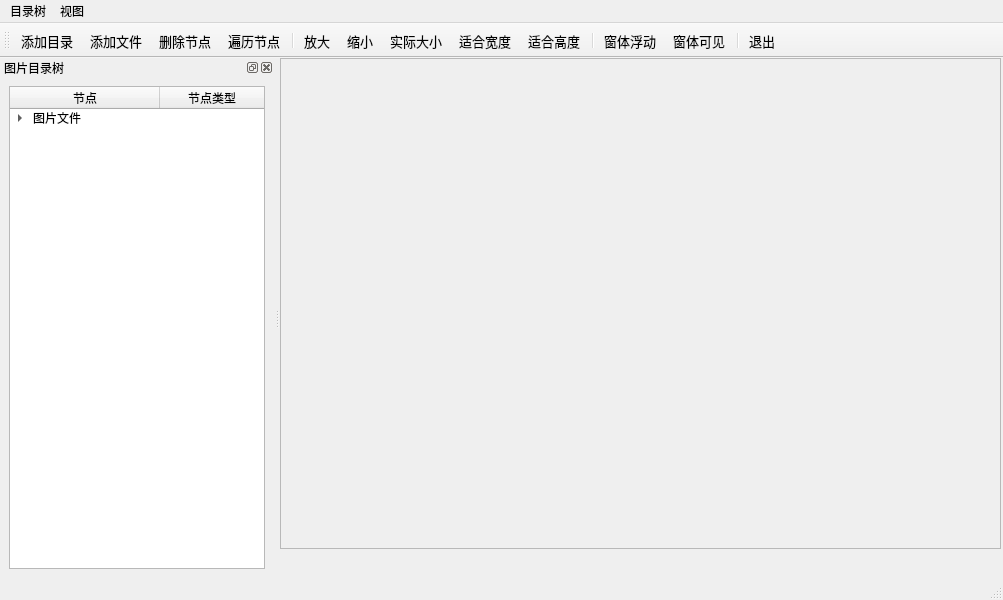
<?xml version="1.0" encoding="UTF-8"?>
<ui version="4.0">
 <class>MainWindow</class>
 <widget class="QMainWindow" name="MainWindow">
  <property name="geometry">
   <rect>
    <x>0</x>
    <y>0</y>
    <width>1003</width>
    <height>600</height>
   </rect>
  </property>
  <property name="windowTitle">
   <string>MainWindow</string>
  </property>
  <widget class="QWidget" name="centralwidget">
   <widget class="QScrollArea" name="scrollArea">
    <property name="geometry">
     <rect>
      <x>0</x>
      <y>0</y>
      <width>721</width>
      <height>491</height>
     </rect>
    </property>
    <property name="widgetResizable">
     <bool>true</bool>
    </property>
    <widget class="QWidget" name="scrollAreaWidgetContents">
     <property name="geometry">
      <rect>
       <x>0</x>
       <y>0</y>
       <width>719</width>
       <height>489</height>
      </rect>
     </property>
     <layout class="QHBoxLayout" name="horizontalLayout_2">
      <item>
       <widget class="QLabel" name="LabPicture">
        <property name="text">
         <string/>
        </property>
        <property name="alignment">
         <set>Qt::AlignCenter</set>
        </property>
       </widget>
      </item>
     </layout>
    </widget>
   </widget>
  </widget>
  <widget class="QMenuBar" name="menubar">
   <property name="geometry">
    <rect>
     <x>0</x>
     <y>0</y>
     <width>1003</width>
     <height>21</height>
    </rect>
   </property>
   <widget class="QMenu" name="menu">
    <property name="title">
     <string>目录树</string>
    </property>
    <addaction name="actTree_AddFolder"/>
    <addaction name="actTree_AddFiles"/>
    <addaction name="actTree_DeleteItem"/>
    <addaction name="actTree_ScanItems"/>
    <addaction name="separator"/>
    <addaction name="actClose"/>
   </widget>
   <widget class="QMenu" name="menu_2">
    <property name="title">
     <string>视图</string>
    </property>
    <addaction name="actZoomIn"/>
    <addaction name="actZoomOut"/>
    <addaction name="actZoomRealSize"/>
    <addaction name="separator"/>
    <addaction name="actZoomFitH"/>
    <addaction name="actZoomFitW"/>
   </widget>
   <addaction name="menu"/>
   <addaction name="menu_2"/>
  </widget>
  <widget class="QStatusBar" name="statusbar"/>
  <widget class="QToolBar" name="toolBar">
   <property name="font">
    <font>
     <pointsize>10</pointsize>
    </font>
   </property>
   <property name="windowTitle">
    <string>toolBar</string>
   </property>
   <property name="toolButtonStyle">
    <enum>Qt::ToolButtonTextUnderIcon</enum>
   </property>
   <attribute name="toolBarArea">
    <enum>TopToolBarArea</enum>
   </attribute>
   <attribute name="toolBarBreak">
    <bool>false</bool>
   </attribute>
   <addaction name="actTree_AddFolder"/>
   <addaction name="actTree_AddFiles"/>
   <addaction name="actTree_DeleteItem"/>
   <addaction name="actTree_ScanItems"/>
   <addaction name="separator"/>
   <addaction name="actZoomIn"/>
   <addaction name="actZoomOut"/>
   <addaction name="actZoomRealSize"/>
   <addaction name="actZoomFitW"/>
   <addaction name="actZoomFitH"/>
   <addaction name="separator"/>
   <addaction name="actDockFloat"/>
   <addaction name="actDockVisible"/>
   <addaction name="separator"/>
   <addaction name="actClose"/>
  </widget>
  <widget class="QDockWidget" name="dockWidget">
   <property name="features">
    <set>QDockWidget::AllDockWidgetFeatures</set>
   </property>
   <property name="allowedAreas">
    <set>Qt::LeftDockWidgetArea|Qt::RightDockWidgetArea</set>
   </property>
   <property name="windowTitle">
    <string>图片目录树</string>
   </property>
   <attribute name="dockWidgetArea">
    <number>1</number>
   </attribute>
   <widget class="QWidget" name="dockWidgetContents">
    <layout class="QHBoxLayout" name="horizontalLayout">
     <item>
      <widget class="QTreeWidget" name="treeWidget">
       <attribute name="headerDefaultSectionSize">
        <number>150</number>
       </attribute>
       <column>
        <property name="text">
         <string notr="true">节点</string>
        </property>
        <property name="textAlignment">
         <set>AlignCenter</set>
        </property>
       </column>
       <column>
        <property name="text">
         <string>节点类型</string>
        </property>
        <property name="textAlignment">
         <set>AlignCenter</set>
        </property>
       </column>
       <item>
        <property name="text">
         <string>图片文件</string>
        </property>
        <item>
         <property name="text">
          <string>分组节点</string>
         </property>
         <item>
          <property name="text">
           <string>图片节点</string>
          </property>
         </item>
        </item>
        <item>
         <property name="text">
          <string>分组2</string>
         </property>
         <item>
          <property name="text">
           <string>图片2</string>
          </property>
         </item>
        </item>
       </item>
      </widget>
     </item>
    </layout>
   </widget>
  </widget>
  <action name="actTree_AddFolder">
   <property name="icon">
    <iconset>
     <normaloff>image/icon/AddFolder.jpg</normaloff>image/icon/AddFolder.jpg</iconset>
   </property>
   <property name="text">
    <string>添加目录...</string>
   </property>
   <property name="toolTip">
    <string>添加目录</string>
   </property>
   <property name="shortcut">
    <string>Ctrl+F</string>
   </property>
  </action>
  <action name="actTree_AddFiles">
   <property name="icon">
    <iconset>
     <normaloff>image/icon/AddFiles.jpg</normaloff>image/icon/AddFiles.jpg</iconset>
   </property>
   <property name="text">
    <string>添加文件...</string>
   </property>
   <property name="toolTip">
    <string>添加文件</string>
   </property>
   <property name="shortcut">
    <string>Ctrl+N</string>
   </property>
  </action>
  <action name="actZoomIn">
   <property name="icon">
    <iconset>
     <normaloff>image/icon/ZoomIn.jpg</normaloff>image/icon/ZoomIn.jpg</iconset>
   </property>
   <property name="text">
    <string>放大</string>
   </property>
   <property name="toolTip">
    <string>放大图片</string>
   </property>
   <property name="shortcut">
    <string>Ctrl+I</string>
   </property>
  </action>
  <action name="actZoomOut">
   <property name="icon">
    <iconset>
     <normaloff>image/icon/ZoomOut.jpg</normaloff>image/icon/ZoomOut.jpg</iconset>
   </property>
   <property name="text">
    <string>缩小</string>
   </property>
   <property name="toolTip">
    <string>缩小图片</string>
   </property>
   <property name="shortcut">
    <string>Ctrl+O</string>
   </property>
  </action>
  <action name="actZoomRealSize">
   <property name="icon">
    <iconset>
     <normaloff>image/icon/ZoomRealSize.jpg</normaloff>image/icon/ZoomRealSize.jpg</iconset>
   </property>
   <property name="text">
    <string>实际大小</string>
   </property>
   <property name="toolTip">
    <string>图片实际大小显示</string>
   </property>
  </action>
  <action name="actTree_DeleteItem">
   <property name="icon">
    <iconset>
     <normaloff>image/icon/delete.jpg</normaloff>image/icon/delete.jpg</iconset>
   </property>
   <property name="text">
    <string>删除节点</string>
   </property>
   <property name="toolTip">
    <string>删除节点</string>
   </property>
  </action>
  <action name="actZoomFitH">
   <property name="icon">
    <iconset>
     <normaloff>image/icon/height.jpg</normaloff>image/icon/height.jpg</iconset>
   </property>
   <property name="text">
    <string>适合高度</string>
   </property>
   <property name="toolTip">
    <string>适合高度</string>
   </property>
   <property name="shortcut">
    <string>Ctrl+H</string>
   </property>
  </action>
  <action name="actZoomFitW">
   <property name="icon">
    <iconset>
     <normaloff>image/icon/width.jpg</normaloff>image/icon/width.jpg</iconset>
   </property>
   <property name="text">
    <string>适合宽度</string>
   </property>
   <property name="toolTip">
    <string>适合宽度</string>
   </property>
   <property name="shortcut">
    <string>Ctrl+W</string>
   </property>
  </action>
  <action name="actTree_ScanItems">
   <property name="icon">
    <iconset>
     <normaloff>image/icon/scanitem.jpg</normaloff>image/icon/scanitem.jpg</iconset>
   </property>
   <property name="text">
    <string>遍历节点</string>
   </property>
   <property name="toolTip">
    <string>遍历节点</string>
   </property>
  </action>
  <action name="actDockFloat">
   <property name="checkable">
    <bool>true</bool>
   </property>
   <property name="icon">
    <iconset>
     <normaloff>image/icon/dockfloat.jpg</normaloff>image/icon/dockfloat.jpg</iconset>
   </property>
   <property name="text">
    <string>窗体浮动</string>
   </property>
   <property name="toolTip">
    <string>窗体浮动</string>
   </property>
  </action>
  <action name="actDockVisible">
   <property name="checkable">
    <bool>true</bool>
   </property>
   <property name="icon">
    <iconset>
     <normaloff>image/icon/dockvisible.jpg</normaloff>image/icon/dockvisible.jpg</iconset>
   </property>
   <property name="text">
    <string>窗体可见</string>
   </property>
   <property name="toolTip">
    <string>窗体可见</string>
   </property>
  </action>
  <action name="actClose">
   <property name="icon">
    <iconset>
     <normaloff>image/icon/quit.jpg</normaloff>image/icon/quit.jpg</iconset>
   </property>
   <property name="text">
    <string>退出</string>
   </property>
   <property name="toolTip">
    <string>退出</string>
   </property>
  </action>
 </widget>
 <resources/>
 <connections>
  <connection>
   <sender>actClose</sender>
   <signal>triggered()</signal>
   <receiver>MainWindow</receiver>
   <slot>close()</slot>
   <hints>
    <hint type="sourcelabel">
     <x>-1</x>
     <y>-1</y>
    </hint>
    <hint type="destinationlabel">
     <x>501</x>
     <y>299</y>
    </hint>
   </hints>
  </connection>
 </connections>
</ui>
